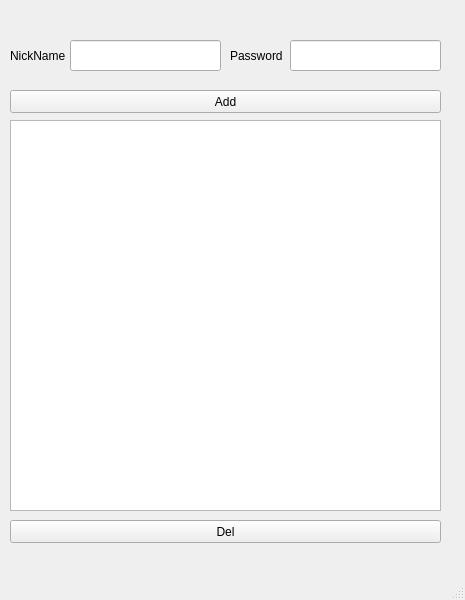
<?xml version="1.0" encoding="UTF-8"?>
<ui version="4.0">
 <class>MainWindow</class>
 <widget class="QMainWindow" name="MainWindow">
  <property name="geometry">
   <rect>
    <x>0</x>
    <y>0</y>
    <width>465</width>
    <height>600</height>
   </rect>
  </property>
  <property name="windowTitle">
   <string>MainWindow</string>
  </property>
  <widget class="QWidget" name="centralwidget">
   <widget class="QLabel" name="label">
    <property name="geometry">
     <rect>
      <x>10</x>
      <y>40</y>
      <width>61</width>
      <height>31</height>
     </rect>
    </property>
    <property name="text">
     <string>NickName</string>
    </property>
   </widget>
   <widget class="QLineEdit" name="lineEdit">
    <property name="geometry">
     <rect>
      <x>70</x>
      <y>40</y>
      <width>151</width>
      <height>31</height>
     </rect>
    </property>
   </widget>
   <widget class="QLabel" name="label_2">
    <property name="geometry">
     <rect>
      <x>230</x>
      <y>40</y>
      <width>61</width>
      <height>31</height>
     </rect>
    </property>
    <property name="text">
     <string>Password</string>
    </property>
   </widget>
   <widget class="QLineEdit" name="lineEdit_2">
    <property name="geometry">
     <rect>
      <x>290</x>
      <y>40</y>
      <width>151</width>
      <height>31</height>
     </rect>
    </property>
    <property name="echoMode">
     <enum>QLineEdit::Password</enum>
    </property>
   </widget>
   <widget class="QPushButton" name="pushButton">
    <property name="geometry">
     <rect>
      <x>10</x>
      <y>90</y>
      <width>431</width>
      <height>23</height>
     </rect>
    </property>
    <property name="text">
     <string>Add</string>
    </property>
   </widget>
   <widget class="QPushButton" name="pushButton_2">
    <property name="geometry">
     <rect>
      <x>10</x>
      <y>520</y>
      <width>431</width>
      <height>23</height>
     </rect>
    </property>
    <property name="text">
     <string>Del</string>
    </property>
   </widget>
   <widget class="QTextBrowser" name="textBrowser">
    <property name="geometry">
     <rect>
      <x>10</x>
      <y>120</y>
      <width>431</width>
      <height>391</height>
     </rect>
    </property>
   </widget>
  </widget>
  <widget class="QMenuBar" name="menubar">
   <property name="geometry">
    <rect>
     <x>0</x>
     <y>0</y>
     <width>465</width>
     <height>22</height>
    </rect>
   </property>
  </widget>
  <widget class="QStatusBar" name="statusbar"/>
 </widget>
 <resources/>
 <connections/>
</ui>
